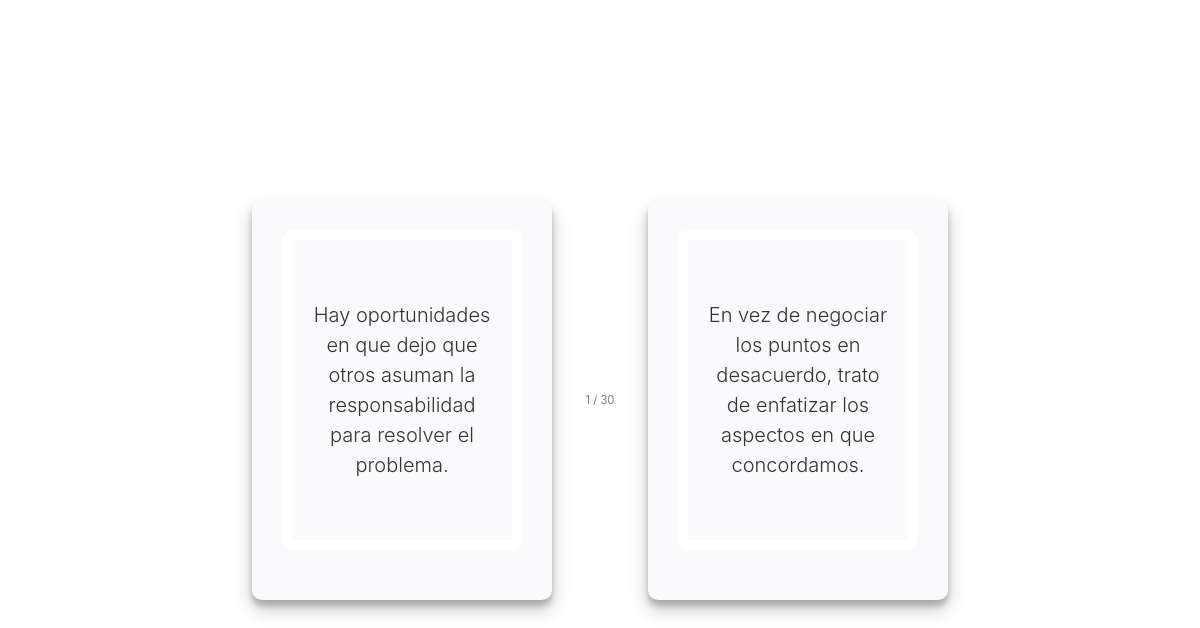
The page /INTERESES/1/ on the database its author committed.
### INTERESES/models.py (models this page shows, shortened)
class Question(models.Model):
    id = models.IntegerField(primary_key=True)
    test = models.ForeignKey(Test, on_delete=models.CASCADE)

class Option(models.Model):
    description = models.CharField(max_length=200)
    attribute = models.ForeignKey(Attribute, default=None, null=True, on_delete=models.CASCADE)
    question = models.ForeignKey(Question, on_delete=models.CASCADE)
    def __str__(self):
        return self.description

### INTERESES/views.py (the view)
# urls.py: path('<int:test_id>/', views.test, name='test'),
def test(request, test_id):
    try:
        test = Test.objects.get(pk=test_id)
    except(KeyError, Test.DoesNotExist):
        return HttpResponse("none")
    else:
        questions = test.question_set.all()
        context = {
            'test': test,
            'questions': questions,
        }
        return render(request, 'INTERESES/test.html', context)

### INTERESES/templates/INTERESES/test.html (shortened to what this page needs)
<html lang="es">
<head>
    {% load static %}
    <link rel="stylesheet" type="text/css" href="{% static 'INTERESES/style.css' %}">
    <link rel="stylesheet" href="https://stackpath.bootstrapcdn.com/bootstrap/4.4.1/css/bootstrap.min.css">
</head>
<body>
<div id="test" class="container-fluid">
    <form id="intereses_form" action="{% url 'INTERESES:save' test.id %}" method="post">
        {% for question in questions %}
            <div id="{{ question.id }}" class="question" style="z-index: -{{ question.id }}">
            <div class="counter-left">{{ forloop.counter }} / {{ questions.count }}</div>
            <div class="card-wrapper row">
            {% for option in question.option_set.all %}
                <div class="card-body form__answer">
                    <label for="option{{ option.id }}">
                        <div class="card-description">
                            <p class="lead">
                            {{ option }}
                            </p>
                        </div>
                    </label>
                </div>
            {% endfor %}
            </div>
            </div>
        {% endfor %}
    </form>
</div>
</body>

### INTERESES/static/INTERESES/style.css (style rules this page uses)
:root { --main-orange: #ffc107; --main-gray: #e9ecef; --light-gray: #FAFAFC; }
body { background: #e2e1e0; text-align: center; width: 100%; height: 100%; margin: 0; }
.question { background-color: #fff; height: 100%; width: 100%; display: flex; justify-content: center; align-items: center; visibility: hidden; }
.question:nth-child(even) { background-color: #ffffff; }
.card-body { background: var(--light-gray); border-radius: 10px; display: inline-block; height: 400px !important; width: 300px !important; box-shadow: 0 10px 20px rgba(0,0,0,0.19), 0 6px 6px rgba(0,0,0,0.23); transition: all 0.3s cubic-bezier(.25,.8,.25,1); margin-left: 3rem; margin-right: 3rem; text-align: center; }
label { box-sizing: border-box; display: block; height: 100%; width: 100%; padding: 10px 10px 30px 10px; cursor: pointer; }
.card-description { display: table; height: 100%; width: 100%; }
.card-description p { display: table-cell; margin: 0; color: #333; padding: 20px; border: 10px solid white; border-radius: 10px; vertical-align: middle; }
form { margin: 0; }
#test { display: none; }
.counter-left { height: 1rem; position: absolute; top: 50%; left: 50%; transform: translate(-50%, -50%); font-size: 0.7rem; z-index: 100; color: gray; }

### rows shown on the page
Question: count "30"
Option: description "Hay oportunidades en que dejo que otros asuman la responsabilidad para resolver el problema."
Option: description "En vez de negociar los puntos en desacuerdo, trato de enfatizar los aspectos en que concordamos."
